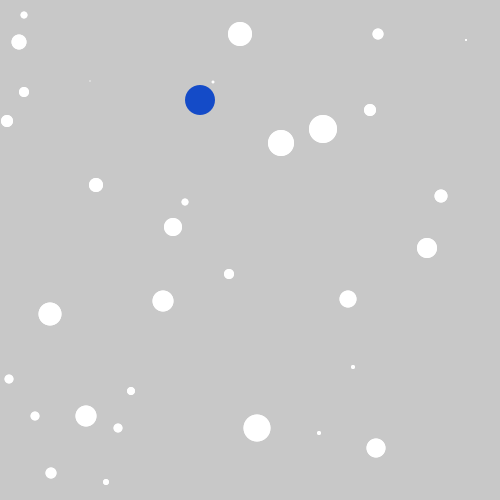
Frame 1 (no input)
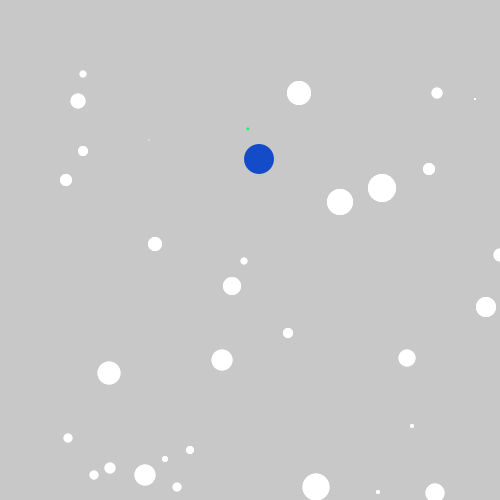
Frame 60 (the mouse pressed at the canvas centre just before this capture)
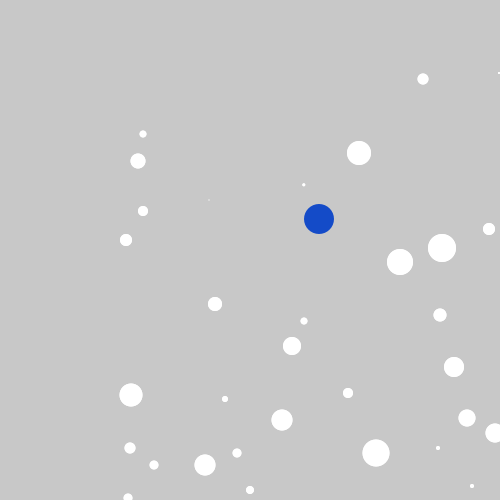
Frame 120 (the mouse held since frame 60 and released just before this capture)

The Processing sketch that drew these frames (run headless with seeded random() and noise(); from frame 60 on, the mouse is pressed at the canvas centre):

// Processing sketch: processing_139862
// ── processing_139862.pde

//Written by Asher Guthertz
//Used example code from Reas,Casey and Ben Fry. "Arrays." Getting Started with Processing. Beijing: O'Reilly, 2010. 141-152. Print.

//For my motion experiment, I wanted to play with little creatures that moved around on their own. I first created identical little balls that bounced off each other and the walls. I introduced a larger ball to interact with the other balls.
//I decided to make them play a never ending game of tag. It is a mixture of freeze and blob tag. It is like blob tag in that the little balls follow the bigger ones once tagged, but it is like freeze tag in that they can be
//untagged by free floating little balls. Sadly, I think it is way too easy for the little balls, and the big ball can probably never win. All of the balls are the same object, and all the little balls are an array of one object.
//While my final project really deviated from this, my original inspiration for a lot of balls following one ball was this video of sheep: https://www.youtube.com/watch?v=2sJYa8epIII 


Fish[] swimmy = new Fish[33]; //create 33 objects from the fish class.

int blue = color(20, 75, 200);
int  white = color(255);
int green = color(25, 250, 100);   //now these words store the numbers that correspond to their color

Fish afish = new Fish (200, 100, 30, blue);  //creates an aobkect from fish class that is blue




void setup() {
  size(500, 500);
  background(200);
  for (int i = 0; i < swimmy.length; i++) {
    int temptempx = int(random(width));
    //       int temptempy=40;
    int temptempy=int(random(height));
    int temptempradius = int(random(0, 30));
    swimmy[i] = new Fish(temptempx, temptempy, temptempradius, white);
  }  //for all 33 swimmys, create a Fish object with a random x and y coordinate (that is valdi inside the screen) and a random radius, and make it white.
}


void draw() {
  background(200);
  for (int i = 0; i <swimmy.length;i++)
  {
    noStroke();
    swimmy[i].display(); //makes the swimmys appear on the screen
    swimmy[i].follow(afish); //this is misleading, but it is telling the swimmys to have the CAPACITY to follow afish, which they will only do if they are touching the blue fish.
    if (swimmy[i].iscloseto(afish))
    {

      swimmy[i].blob(); //blob both turns the fish green, and makes following true, so that the the following capcacity is now unlocked.
      swimmy[i].follow(afish);
      swimmy[i].move();
    }
    else
    {
      swimmy[i].display();
      swimmy[i].move(); //move is a combination of all 6 methods that swimmy needs to move across the screen





      for (int j = 1; j <swimmy.length;j++) //the second for loop starting at one means that swimmy[i] and swimmy[j] will never be the same swimmy at the same time, so I can have two swimmys interact this way.
      {
        if (swimmy[i].istouching(swimmy[j]))
        {

          swimmy[i].switchdirection();
          swimmy[i].switchdirectiony();
        }

        if (swimmy[j].istouching(swimmy[i]))
        {
          swimmy[j].switchdirection();
          swimmy[j].switchdirectiony();
        }

        //those two if statements above tell swimmys to switch directions when they touch each other.
      }


      for (int l = 2; l<swimmy.length;l++)
      {

        if (swimmy[i].istouching(swimmy[l]))
        {

          swimmy[i].unblob();
        }

        //again, a for loop for cross-swimmy interaction, this one saying that if two simmys are touching, swimmy i unblobs, and if swimmy i was previously blobbed, this means it will go from green back to white and following will no longer be true.
      }
    }
  }






  afish.display();
  afish.swimleft();
  afish.swimright();
  afish.hitwallx();
  afish.swimup();
  afish.swimdown();
  afish.hitwally();


  //makes a fish move around and bounce off walls.
}
class Fish 

{

  float x;
  float y;
  int diameter;
  int direction = 1;
  int directiony = 1;
  int colour;
  boolean following;
  //variables that only exist inside the fish class needed for methods.


  Fish (int tempX, int tempY, int tempradius, int tempcolor)
  {
    colour = tempcolor;
    x=tempX;
    y=tempY;
    diameter=tempradius;
  } //this is the operation that creates a fish, with color, location, and size properties.



  boolean istouching(Fish other) {

    if (dist(x, y, other.x, other.y) <= diameter/2 + other.diameter/2) 
    {
      return true;
    }

    else
    {
      return false;
    }
  } //if the distance between one ball and another is less than the two radii, then the balls are touching and the boolean is considered true.

  boolean iscloseto (Fish other)
  {


    if (dist(x, y, other.x, other.y) <= (diameter/2 + other.diameter/2)+20)  
    {
      return true;
    }

    else
    {
      return false;
    }
  } //virtually the same as touching, but this says that if the distance between the two is less that the two radii + 20, so if they are w/i twenty of eachother it's returned as true. 

  void display ()
  {
    fill (colour);
    ellipse(x, y, diameter, diameter);
  } //this is what makes the fish appear. It creates an ellipse out of the propetries declared in the fish class with the colour declared in the fish class.




  void swimup ()
  {
    if (directiony == 1) 
    {
      //       y=y+int(random(0,3));
      y=y+1;
    }
  }
  void swimdown ()
  {
    if (directiony == -1)
    {
      y=y-1;
      //      y=y-int(random(0,3));
    }
  } //if the variable for y direction is 1, then the fish is adding 1 to its y location, if not, its subtracting one.


  void swimright()
  {
    if (direction==1) {
      x=x+1;
      //    x=x+int(random(0,3));
    }
  }

  void swimleft()
  {
    if (direction==-1) {
      x=x-1;

      //   x=x-int(random(1,3));
    }
  } //if the variable for x direction is 1, then the fish is adding 1 to its x location, if not, its subtracting 1.

  void switchdirection()
  {
    direction = - direction;
  } //switches the x direction (there's another one for y).



  void hitwallx()
  {
    constrain (x, 0, width);

    if (x<=0)
    {
      direction=1;
    }

    else if (x>=width) 
    {
      direction=-1;
    }
  } //the method that has the direction variable be positive until the right wall is hit, and negative until the left wall is hit.



  void blob ()
  {
    colour=green;
    following= true;
  } //discussed in draw.

  void switchdirectiony()
  {
    directiony = - directiony;
  }

  void follow (Fish other)
  {
    if (following==true)
    {


      if (x- other.x >= 0)
      {

        x=x-.4;
      }
      if (x-other.x <0)
      {

        x=x+.4;
      }

      if (y-other.y>=0)
      {

        y=y-.4;
      }

      if (y-other.y<0)
      {

        y=y+.4;
      }
    }
  } //The method that is accesed if following is true, and says that if swimmy is below a fish, than it adds a little bit to its location, if it's above a fish, it subtracts a little bit, etc.

  void move ()
  {

    if (following==false)
    {




      swimup();
      swimdown();
      swimright();
      swimleft();

      hitwallx();
      hitwally();
    }
  }

  void unblob()
  {

    colour=white;
    following= false;
  }




  void hitwally()
  {
    constrain (y, 0, width);

    if (y<=0)
    {
      directiony=1;
    }

    else if (y>=height) 
    {
      directiony=-1;
    }
  }
}
